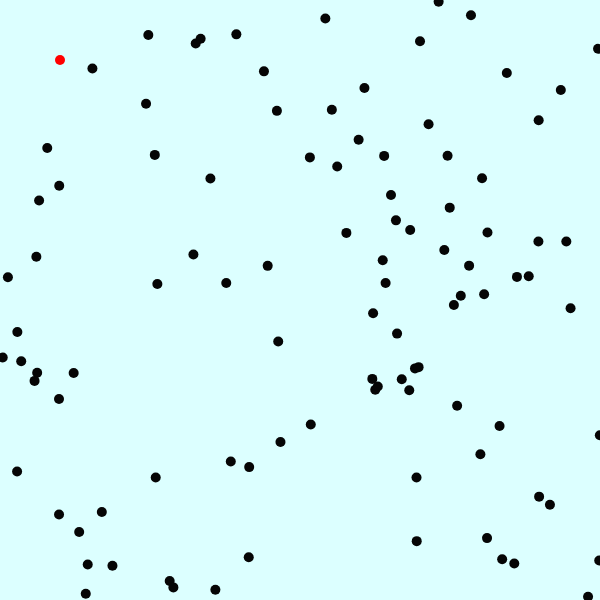
Frame 1 (no input)
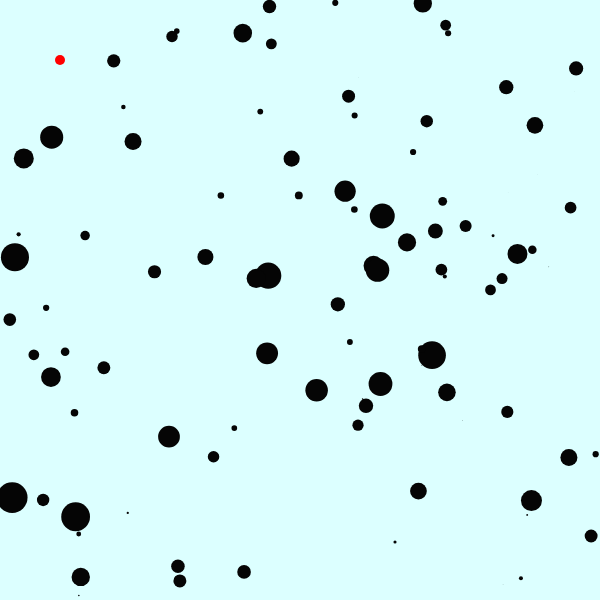
Frame 60 (no input)
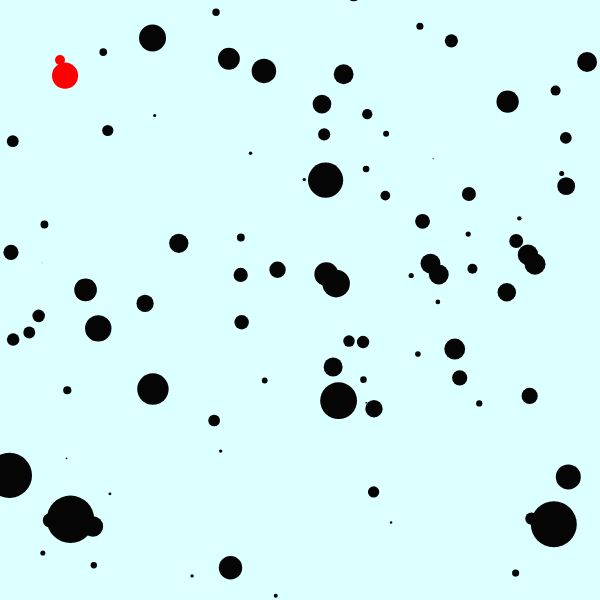
Frame 120 (the mouse pressed at the canvas centre since frame 60)

The p5.js sketch that drew these frames (run headless with seeded random() and noise() and a simulated clock; from frame 60 on, the mouse is pressed at the canvas centre):

// p5.js sketch
// ── sketch.js
//Gordon Houston III
//DLA
//4/29/19

/* It is a randomly growing conecpt that */

class Walker {
    constructor(x, y, r) {
        this.x = x
        this.y = y
        this.r = 5
        this.static = false
        this.attach = x
        this.attach = y

    }


    show() {
        noStroke();
        if (this.static) {
            fill(255, 0, 0)
        } else {
            fill(5)
        }
        ellipse(this.x, this.y, this.r)
    }
    aggregate(other) {
        if (!this.static && other.static) {
            let d = dist(this.x, this.y, other.x, other.y)
            let sumOfRadii = this.r + other.r
            let collide = d <= sumOfRadii

            if (collide) {
                this.static = true
            }
        }
    }

    move() {
        if (!this.static) {
            this.x += random(-5, 5);
            this.y += random(-5, 5);
            this.r += random(-1, 1);
        }
    }
}


let walkers = [];

function setup() {
    createCanvas(600, 600);
    ellipseMode(RADIUS)
    for (let i = 0; i < 100; i++) {
        walkers.push(new Walker(random(width), random(height), 10));
    }

    let seed = new Walker(width / 10, height / 10, 100);
    seed.static = true;
    walkers.push(seed);
}

function draw() {
    background(220, 440, 440);
    for (let i = 0; i < walkers.length; i++) {
        walkers[i].show();
        walkers[i].move();
        for (let j = i + 1; j < walkers.length; j++) {
            walkers[i].aggregate(walkers[j])
        }
    }
}
